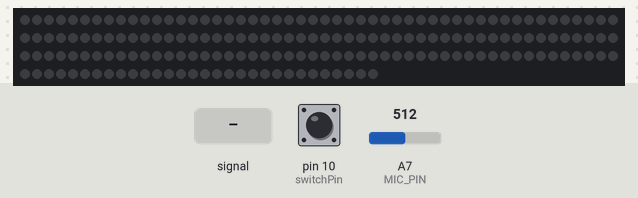
Simulated run of this sketch. Board: Arduino Nano, built with avr-gcc and run on an emulated ATmega328P. Parts: 180 RGB LEDs in strip order, left to right, continuing on the next row. Inputs (shaded band) come from the test bench; at power-on: A7 (MIC_PIN) = 512, pin 10 (switchPin) HIGH. Dim RGB values are drawn brighter than linear.

Above: at 1.2 s.
1.3 s: A7 (MIC_PIN) fed a 200 Hz sine of ±255 counts around its level
At 4.1 s:
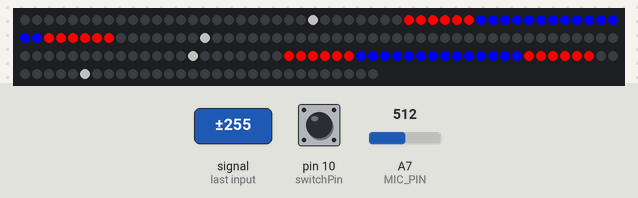
4.3 s: A7 (MIC_PIN) fed a 2 Hz sine of ±306 counts around its level
At 4.9 s:
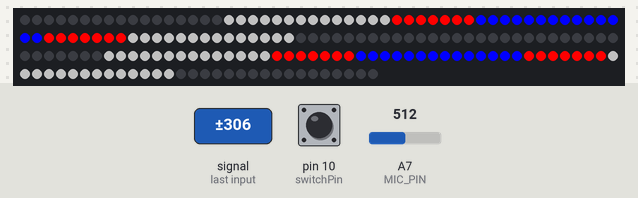
7.3 s: A7 (MIC_PIN) fed a 50 Hz sine of ±306 counts around its level
At 7.48 s:
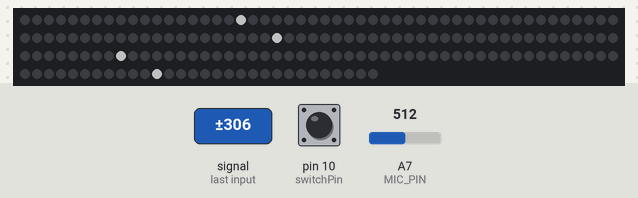
8.8 s: A7 (MIC_PIN) fed a 2 Hz sine of ±306 counts around its level
At 10.8 s:
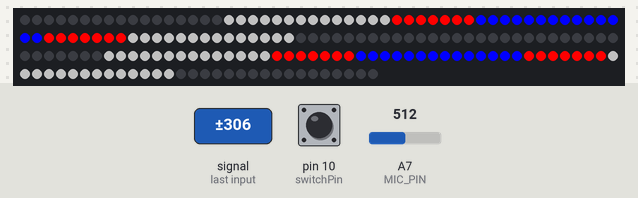
11.8 s: A7 (MIC_PIN) set to 716
At 12.09 s:
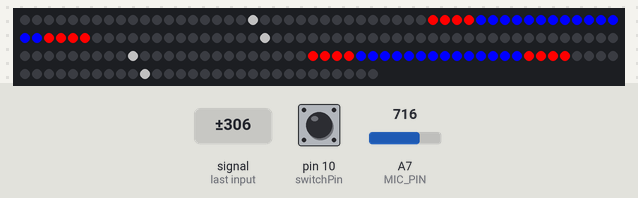
13.4 s: A7 (MIC_PIN) fed a 50 Hz sine of ±306 counts around its level
At 17.1 s:
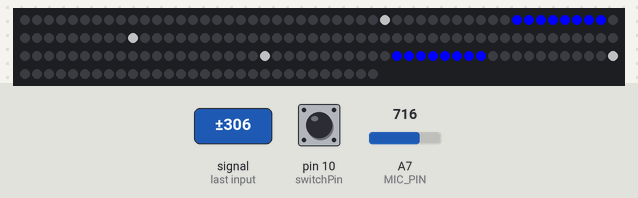
Timing chart, 0 to 17.4 s (numbered marks = the images above; inputs shaded):
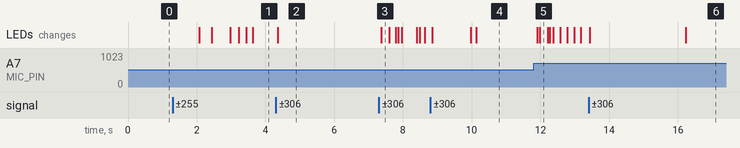

Measured:
- after the input at 1.3 s, the LEDs: first change after 0.78 s (image 1 shows a later state)
- after the input at 7.3 s, the LEDs: change after 0.07 s (image 3)
- after the input at 11.8 s, the LEDs: first change after 0.11 s (image 5 shows a later state)

The sketch:

hood4th.ino
```cpp
#include <Adafruit_NeoPixel.h>

#define N_PIXELS  45  // Number of pixels in strand
#define MIC_PIN   A7  // Microphone is attached to this analog pin
#define LED_PIN    1  // NeoPixel LED strand is connected to this pin
#define DC_OFFSET  0  // DC offset in mic signal - if unusure, leave 0
#define SAMPLES   50  // Length of buffer for dynamic level adjustment
#define TOP       28  // Allow dot to go slightly off scale
#define PEAK_FALL 20  // Rate of peak falling dot

byte
  peak      = 0,      // Used for falling dot
  dotCount  = 0,      // Frame counter for delaying dot-falling speed
  volCount  = 0;      // Frame counter for storing past volume data
int
  vol[SAMPLES],       // Collection of prior volume samples
  lvl       = 10,     // Current "dampened" audio level
  minLvlAvg = 0,      // For dynamic adjustment of graph low & high
  maxLvlAvg = 512;
Adafruit_NeoPixel
  strip = Adafruit_NeoPixel(N_PIXELS*4, LED_PIN, NEO_GRB + NEO_KHZ800);
int noise = 1;

int switchPin = 10; // switch is connected to pin 10
int pinVal; // variable for reading the pin status
int pinVal2;
int buttonState; // variable to hold the button state
int lightMode = 0; // how many times the button has been pressed

void setup() {
  pinMode(switchPin, INPUT_PULLUP); // Set the switch pin as input
  pinMode(LED_PIN, OUTPUT); // not sure why this is here
  buttonState = digitalRead(switchPin); // read the initial state

  memset(vol, 0, sizeof(vol));
  //Serial.begin(9600);
  noise = ( analogRead(MIC_PIN) % 9 ) * 20;
  strip.begin();
}

void setMeterPixelColor(uint16_t n, uint8_t r, uint8_t g, uint8_t b){
  strip.setPixelColor(n,r,g,b);
  strip.setPixelColor(89-n,r,g,b);
  strip.setPixelColor(90+n,r,g,b);
  strip.setPixelColor(179-n,r,g,b);
}
void setMeterPixelColor(uint16_t n, uint32_t c){
  strip.setPixelColor(n,c);
  strip.setPixelColor(89-n,c);
  strip.setPixelColor(90+n,c);
  strip.setPixelColor(179-n,c);
}
void setNormalPixelColor(uint16_t n, uint8_t r, uint8_t g, uint8_t b){
  strip.setPixelColor(n,r,g,b);
  strip.setPixelColor(179-n,r,g,b);
}
void setNormalPixelColor(uint16_t n, uint32_t c){
  strip.setPixelColor(n,c);
  strip.setPixelColor(179-n,c);
}

void loop() {
    int counter = 0;
    while (counter < 1000) {
      volMeter(lightMode);
      counter++;
    }
}

// Fill the dots one after the other with a color
void colorWipe(uint32_t c, uint8_t wait) {
  for(uint16_t i=0; i<strip.numPixels(); i++) {
    strip.setPixelColor(i, c);
    if ( wait ) {
      strip.show();
      delay(wait);
    }
  }
  if ( wait == 0 ) {
    strip.show();
  }
}

void pulse(uint32_t c) {
  for(uint16_t j=1; j<64; j++) {
    strip.setBrightness(j*4-1);
    for(uint16_t i=0; i<strip.numPixels(); i++) {
      strip.setPixelColor(i, c);
    }
    strip.show();
  }
  for(uint16_t j=64; j>0; j--) {
    strip.setBrightness(j*4-1);
    for(uint16_t i=0; i<strip.numPixels(); i++) {
      strip.setPixelColor(i, c);
    }
    strip.show();
  }
  strip.setBrightness(255);
}

void volMeter(int lightMode){
  lightMode = lightMode - 1;
  uint8_t  i;
  uint16_t minLvl, maxLvl;
  int      n, height;

  n   = analogRead(MIC_PIN); // Raw reading from mic
  n   = abs(n - 512 - DC_OFFSET); // Center on zero
  n   = (n <= noise) ? 0 : (n - noise); // Remove noise/hum
  lvl = ((lvl * 7) + n) >> 3; // "Dampened" reading (else looks twitchy)

  //Serial.println(noise);

  // Calculate bar height based on dynamic min/max levels (fixed point):
  height = TOP * (lvl - minLvlAvg) / (long)(maxLvlAvg - minLvlAvg);

  if(height < 0L)       height = 0;      // Clip output
  else if(height > TOP) height = TOP;
  if(height > peak)     peak   = height; // Keep 'peak' dot at top

  // Color pixels based on rainbow gradient
  for(i=0; i<N_PIXELS; i++) {
    if(i >= height){
      setMeterPixelColor(N_PIXELS-i,   0,   0, 0);
    } else {
      setMeterPixelColor(N_PIXELS-i,Wheel(i));
    }
  }

  // Draw peak dot
  if(peak > 0 && peak <= N_PIXELS-1){
    setMeterPixelColor(N_PIXELS-peak,Wheel(N_PIXELS-peak));
  }

  strip.show(); // Update strip

  // Every few frames, make the peak pixel drop by 1:
  if(++dotCount >= PEAK_FALL) {
    if(peak > 0) peak--;
    dotCount = 0;
  }

  vol[volCount] = n;                      // Save sample for dynamic leveling
  if(++volCount >= SAMPLES) volCount = 0; // Advance/rollover sample counter

  // Get volume range of prior frames
  minLvl = maxLvl = vol[0];
  for(i=1; i<SAMPLES; i++) {
    if(vol[i] < minLvl)      minLvl = vol[i];
    else if(vol[i] > maxLvl) maxLvl = vol[i];
  }
  if((maxLvl - minLvl) < TOP) maxLvl = minLvl + TOP;
  minLvlAvg = (minLvlAvg * 63 + minLvl) >> 6; // Dampen min/max levels
  maxLvlAvg = (maxLvlAvg * 63 + maxLvl) >> 6; // (fake rolling average)

}

//Rainbow Program
void rainbow(uint8_t wait) {
  uint16_t i, j;
  for(j=0; j<25; j++) {
    for(i=0; i<50; i++) {
      setNormalPixelColor(i, Wheel((i+j) & 25));
    }
    strip.show();
    delay(wait);
  }
}

// Rainbow Cycle Program - Equally distributed
void rainbowCycle(uint8_t wait) {
  uint16_t i, j;
  for(j=0; j<256; j++) { // 5 cycles of all colors on wheel
    for(i=0; i< strip.numPixels(); i++) {
      strip.setPixelColor(i, Wheel(((i * 256 / strip.numPixels()) + j) & 255));
    }
    strip.show();
    delay(wait);
  }
}


// Input a value 0 to 255 to get a color value.
// The colors are a transition r - g - b - back to r.
uint32_t Wheel(byte WheelPos) {
  if(WheelPos<8) {
    return strip.Color(0,0,255);
  } else if(WheelPos<15){
    return strip.Color(255,0,0);
  } else {
    return strip.Color(85,85,85);
  }
}
```
